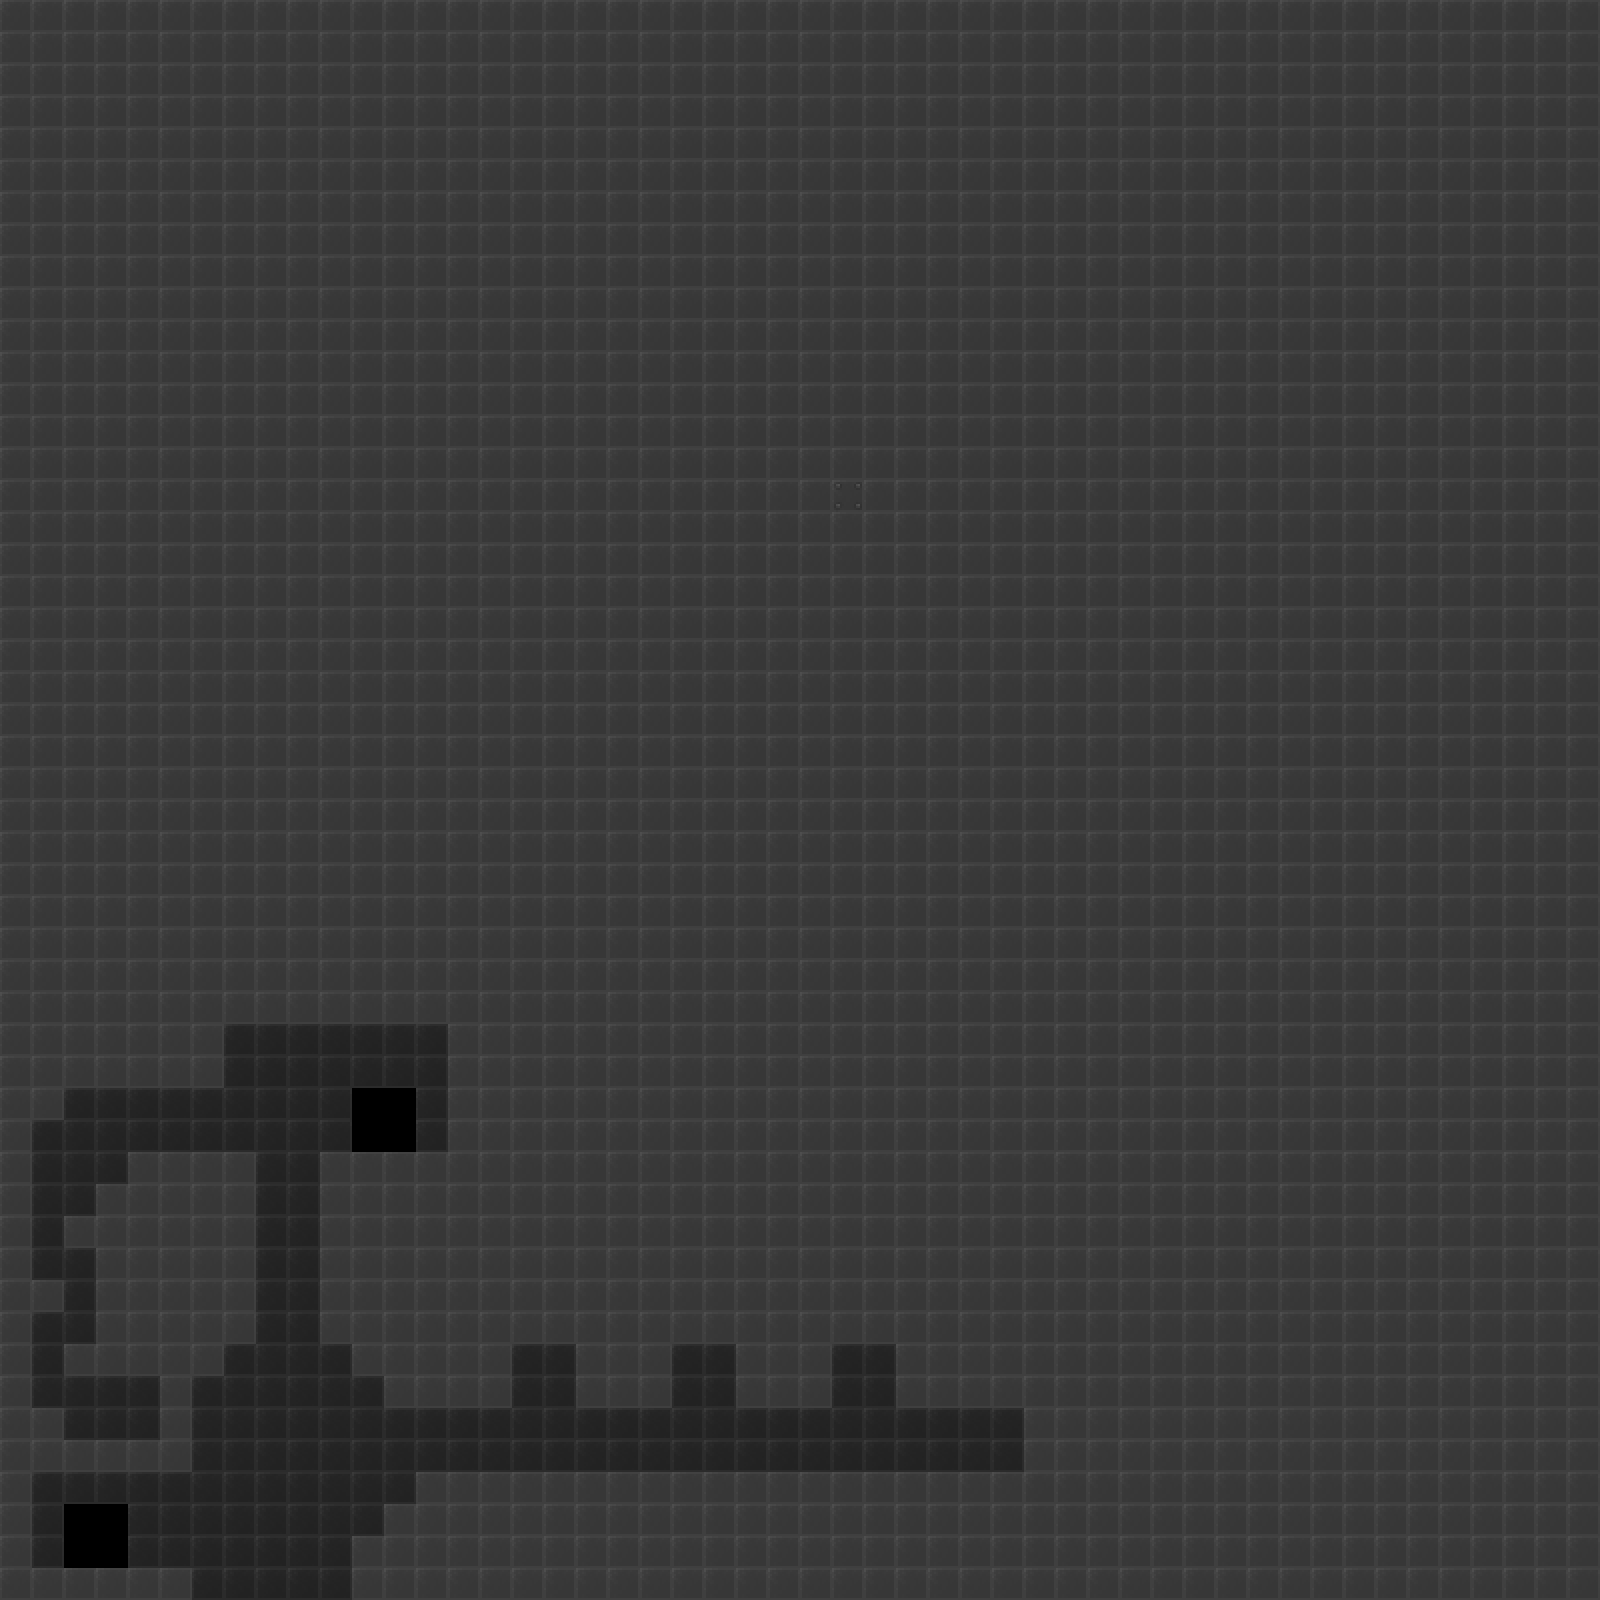

This is a level from a 2D game, rendered from its Tiled map with the project's own tilesets. A one-line summary and the map file follow, with tile-layer data summarised:
An orthogonal 50x50 tile map with 32x32 px tiles, 2 tile layers (not_collision, collision) and 10 objects.

<map version="1.0" orientation="orthogonal" renderorder="right-down" width="50" height="50" tilewidth="32" tileheight="32" nextobjectid="12">
 <tileset firstgid="1" name="tileset32x32" tilewidth="32" tileheight="32" tilecount="169" columns="13">
  <image source="tileset32x32.png" trans="000000" width="416" height="416" />
 </tileset>
 <layer name="not_collision" width="50" height="50">
  <data>[2500 cells, 2492 non-empty, 1 distinct tile ids]</data>
 </layer>
 <layer name="collision" width="50" height="50">
  <data>[2500 cells, 2318 non-empty, 2 distinct tile ids]</data>
 </layer>
 <objectgroup name="player_spawn">
  <object id="5" x="384.848" y="1115.15" />
 </objectgroup>
 <objectgroup name="enemy_spawn">
  <object id="1" x="900" y="1442.42" />
  <object id="2" x="736.364" y="1442.42" />
  <object id="3" x="572.727" y="1442.42" />
 </objectgroup>
 <objectgroup name="key">
  <object id="4" x="990.909" y="1445.45" />
 </objectgroup>
 <objectgroup name="lock">
  <object id="7" x="166.667" y="1478.79" />
  <object id="8" x="163.636" y="1506.06" />
  <object id="9" x="163.636" y="1533.33" />
 </objectgroup>
 <objectgroup name="extralife">
  <object id="11" x="124.242" y="1415.15" />
 </objectgroup>
 <objectgroup name="goal">
  <object id="6" x="100" y="1539.39" />
 </objectgroup>
</map>
